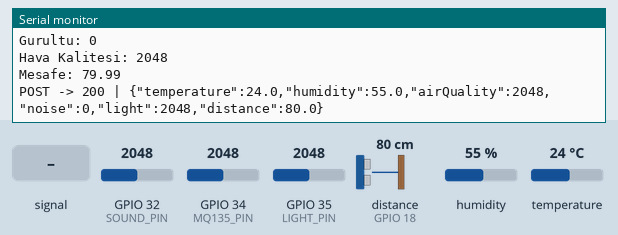
Recording of a sketch running on a simulated ESP32. On the bench: the last lines printed to the serial monitor. Wiring (inferred from the names in the program): ultrasonic range finder: trigger GPIO 5; echo GPIO 18. The test bench sets the inputs (shaded band); at power-on: distance to the obstacle (sensor on GPIO 18) 80 cm, humidity 55 %, GPIO 32 (SOUND_PIN) = 2048, GPIO 34 (MQ135_PIN) = 2048, GPIO 35 (LIGHT_PIN) = 2048, temperature 24 °C. The echo pulse lasts 58.3 µs per cm; WiFi joins after 1.5 s; servers stay silent unless stated; uploads are accepted with an empty reply.

Above: at 3.7 s.
3.8 s: GPIO 32 (SOUND_PIN) fed a 200 Hz sine of ±327 counts around its level
5.3 s: distance to the obstacle (sensor on GPIO 18) set to 2 cm
6.8 s: humidity set to 22 %
At 7.99 s:
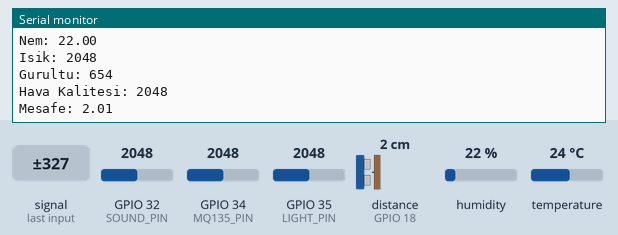
8.3 s: GPIO 32 (SOUND_PIN) set to 2866
At 9.4 s:
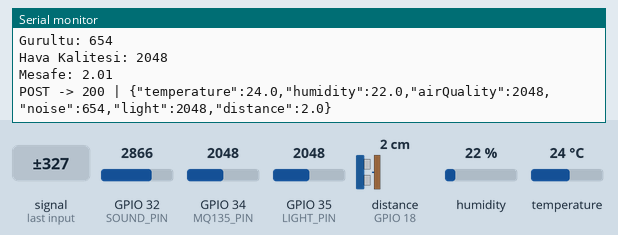
9.8 s: GPIO 34 (MQ135_PIN) set to 2866
11.3 s: GPIO 35 (LIGHT_PIN) set to 2866
At 13.57 s:
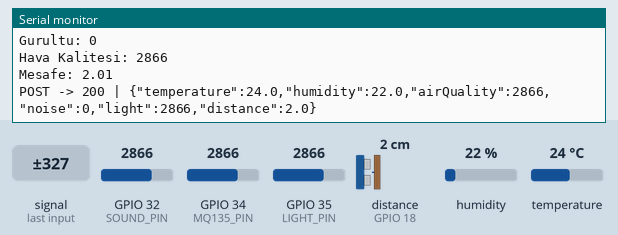

Measured:
- after the input at 6.8 s, the serial monitor: prints a new line after 1.0 s (image 1)
- after the input at 11.3 s, the serial monitor: prints a new line after 1.8 s (image 3)

The sketch:

IoT_Proje.ino
```cpp
#include <DHT.h>
#include <WiFi.h>
#include <HTTPClient.h>

#define DHTPIN 4
#define DHTTYPE DHT22
#define LIGHT_PIN 35
#define SOUND_PIN 32
#define MQ135_PIN 34
#define TRIG_PIN 5
#define ECHO_PIN 18

const char* ssid      = "YOUR_WIFI_SSID";
const char* password  = "YOUR_WIFI_PASSWORD";
const char* serverUrl = "http://YOUR_SERVER_IP:8080/api/sensor";
// WiFi ve sunucu ayarlarını kendi değerlerinizle değiştirin.
// serverUrl için bilgisayarınızın yerel IP adresini kullanın (ipconfig ile öğrenin).
DHT dht(DHTPIN, DHTTYPE);

const unsigned long SEND_INTERVAL = 5000;

int okuGurultu() {
  int minVal = 4095, maxVal = 0;
  unsigned long t0 = millis();
  while (millis() - t0 < 50) {
    int v = analogRead(SOUND_PIN);
    if (v < minVal) minVal = v;
    if (v > maxVal) maxVal = v;
  }
  return maxVal - minVal;
}

float okuMesafe() {
  digitalWrite(TRIG_PIN, LOW);
  delayMicroseconds(2);
  digitalWrite(TRIG_PIN, HIGH);
  delayMicroseconds(10);
  digitalWrite(TRIG_PIN, LOW);
  long sure = pulseIn(ECHO_PIN, HIGH, 30000);
  if (sure == 0) return -1;
  return sure * 0.0343 / 2.0;
}

void setup() {
  Serial.begin(115200);
  delay(1000);
  dht.begin();
  pinMode(TRIG_PIN, OUTPUT);
  pinMode(ECHO_PIN, INPUT);

  Serial.print("WiFi baglaniyor");
  WiFi.begin(ssid, password);
  while (WiFi.status() != WL_CONNECTED) {
    delay(500);
    Serial.print(".");
  }
  Serial.println("\nBaglandi! ESP32 IP: " + WiFi.localIP().toString());
}

void loop() {
  float sicaklik = dht.readTemperature();
  float nem = dht.readHumidity();
  int isik = analogRead(LIGHT_PIN);
  int gurultu = okuGurultu();
  int havaKalitesi = analogRead(MQ135_PIN);
  float mesafe = okuMesafe();

  if (isnan(sicaklik)) sicaklik = 0;
  if (isnan(nem)) nem = 0;
  if (mesafe < 0) mesafe = 0;

  Serial.println("-----------------------------");
  Serial.print("Sicaklik: "); Serial.println(sicaklik);
  Serial.print("Nem: ");      Serial.println(nem);
  Serial.print("Isik: ");     Serial.println(isik);
  Serial.print("Gurultu: ");  Serial.println(gurultu);
  Serial.print("Hava Kalitesi: "); Serial.println(havaKalitesi);
  Serial.print("Mesafe: ");   Serial.println(mesafe);

  if (WiFi.status() == WL_CONNECTED) {
    HTTPClient http;
    http.begin(serverUrl);
    http.addHeader("Content-Type", "application/json");

    String json = "{";
    json += "\"temperature\":" + String(sicaklik, 1) + ",";
    json += "\"humidity\":" + String(nem, 1) + ",";
    json += "\"airQuality\":" + String(havaKalitesi) + ",";
    json += "\"noise\":" + String(gurultu) + ",";
    json += "\"light\":" + String(isik) + ",";
    json += "\"distance\":" + String(mesafe, 1);
    json += "}";

    int code = http.POST(json);
    Serial.print("POST -> "); Serial.print(code);
    Serial.print(" | "); Serial.println(json);
    http.end();
  } else {
    Serial.println("WiFi baglantisi yok!");
  }

  delay(SEND_INTERVAL);
}
```
